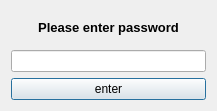
<?xml version="1.0" encoding="UTF-8"?>
<ui version="4.0">
 <class>Error</class>
 <widget class="QDialog" name="Error">
  <property name="geometry">
   <rect>
    <x>0</x>
    <y>0</y>
    <width>217</width>
    <height>111</height>
   </rect>
  </property>
  <property name="windowTitle">
   <string>Dialog</string>
  </property>
  <property name="autoFillBackground">
   <bool>false</bool>
  </property>
  <property name="sizeGripEnabled">
   <bool>false</bool>
  </property>
  <property name="modal">
   <bool>false</bool>
  </property>
  <layout class="QGridLayout" name="gridLayout">
   <item row="2" column="0">
    <widget class="QPushButton" name="ok_button">
     <property name="text">
      <string>enter</string>
     </property>
    </widget>
   </item>
   <item row="0" column="0">
    <widget class="QLabel" name="label">
     <property name="font">
      <font>
       <pointsize>10</pointsize>
       <weight>75</weight>
       <bold>true</bold>
       <kerning>true</kerning>
      </font>
     </property>
     <property name="text">
      <string>Please enter password</string>
     </property>
     <property name="alignment">
      <set>Qt::AlignCenter</set>
     </property>
    </widget>
   </item>
   <item row="1" column="0">
    <widget class="QLineEdit" name="lineEdit"/>
   </item>
  </layout>
 </widget>
 <resources/>
 <connections/>
</ui>
